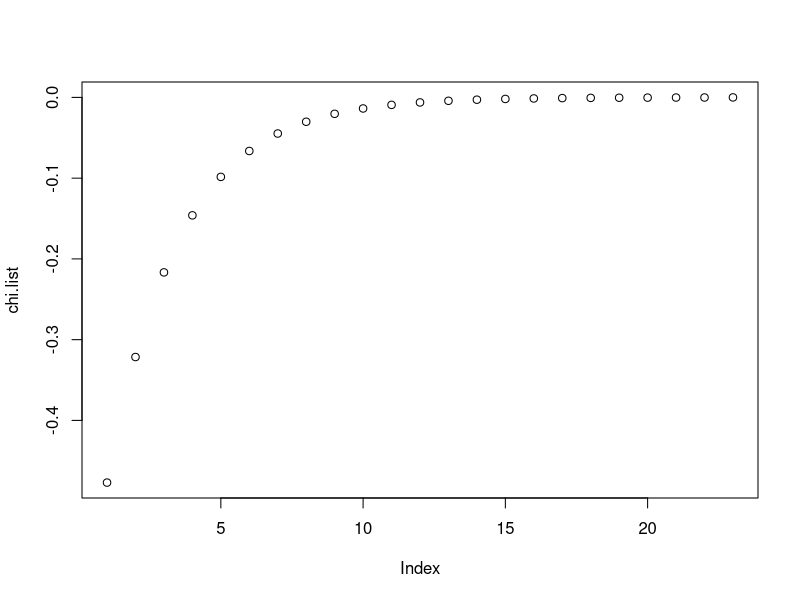

This chart was generated by the following R code:
###########################################################################
# Pricing European Put Options Through Simulating Levy Processes 
# Pseudocode implemented from Professor Liming Feng's Paper (pg. 08)
#
# Created by Joseph Loss on 1/01/2019
# Additional Recognition: Yuchen Duan (UIUC MSFE) and Daniel Liberman (UIC Finance)
#
# Fast-Fourier-Transform Algorithm
#
###########################################################################

# Inital Parameters  -------------------------------------------------------------
# taken from Feng, Table 1 pg. 23
chi.0 = -0.477
chi.K = 0
K = 22


# List Function (for initializing variable arrays) ------------------------
seqlist<-function(a, b, n)  {
  list1 <- rep(0, n)
  list1[1] = a
  list1[n] = b
  for (i in 2:(n-1)) {
    list1[i] = (list1[n] - list1[i-1])*.326 + list1[i-1]
  }
  return(list1)
}


# Initialize Variable Arrays ----------------------------------------------
chi.list = seqlist(chi.0, chi.K, K+1)
Fhat.list = seq(0, 1, by=(1)/K)
eta = (Fhat.list[K+1] - Fhat.list[1]) / K
Fhat.list

# Brute-Force-Search function: chi ------------------------------------
# input = -0.1
brute_force_search.chi <- function(input) {
  stock_prices.list = 0
  for (variable in chi.list) {
    if(variable > input)  {
      return(stock_prices.list)
    }
    stock_prices.list = stock_prices.list+1
  }
}

# Brute-Force-Search function: Fhat ------------------------------------
brute_force_search.Fhat <- function(input)  {
  stock_prices.list = 0
  for (variable in Fhat.list) {
    if(variable > input)  {
      return(stock_prices.list)
    }
    stock_prices.list = stock_prices.list+1
  }
}

# Fhat Distribution Function ----------------------------------------------
# piecewise function for Fhat(x) taken from Feng, pg. 8 (Equation 3.12)
Fhat.distribution <- function(input) 
{
  stock_prices.list = 0
  if(input < chi.list[1])                     # x < x0 
  {                  
    stock_prices.list = 0
    return(stock_prices.list)
  } 
  else if(input >= chi.list[K+1])             # x > 0 xK  
  {        
    stock_prices.list = 1
    return(stock_prices.list)
  } 
  else                                        # (xk-1) <= chi
  {
    xk_1 =  brute_force_search.chi(input)     # xk = bs(input); 
    
    # Fhat[k-1] location:
    stock_prices.list = Fhat.list[xk_1] + (Fhat.list[xk_1+1] - Fhat.list[xk_1])/eta * (input-chi.list[xk_1])  
  }
  return(stock_prices.list)
}

# Inverse Transform Function ------------------------------------------------
# Approximation to F-1(U) using brute-force search
inverse_transform_method <- function()
{
  U = runif(1,0,1)
  xk_1 = brute_force_search.Fhat(U)   
  if(xk_1 < (K-1))              # function returns K-1
  {                       
    return(chi.list[xk_1+1] + (chi.list[xk_1+2] - chi.list[xk_1+1]) / (Fhat.list[xk_1+2] - Fhat.list[xk_1+1])*(U-Fhat.list[xk_1+1]))
  } 
  else
  {
    return(0)
  }
}


# Inverse Transform Method: Parameters -------------------------------
# taken from Feng, Section 6.1 pg. 22
Xt = inverse_transform_method()
s0 = 100;
strike = 100;
T = 0.5;
r = 0.03;

no_of_simulations = 256*10^3     # change number of MC iteriations here

# initialize price lists
stock_prices.list <- rep(0, no_of_simulations)
put_prices.list <- rep(0, no_of_simulations)


# Inverse Transform Method 1 -----------------------------------------------
# Calculate V using Section 5.4 of Feng's Paper (pg.19) 
V <- rep(0, no_of_simulations)
for (j in 1:no_of_simulations) 
{
  V[j] = s0 * exp(-r*T) * max(0, strike/s0 - exp(inverse_transform_method()))
}

# Method 1 Result
put.prc.fft1 <- sum(V) / no_of_simulations

# plot the cdf
plot(chi.list)

# END  --------------------------------------------------------------------


# OPTIONAL: Inverse Transform Method 2 ----------------------------------------------
# uses default calculation for option price: V = e^(-r*T) * max(0, K - St)
for (j in 1:no_of_simulations) 
{
  Xt = inverse_transform_method()
  stock_prices.list[j] = s0 * exp(Xt)
  put_prices.list[j] = exp(-r * T) * max(0, strike - stock_prices.list[j])
  
}

# Method 2 Result
sum(stock_prices.list) / no_of_simulations
put.prc.fft2 <- sum(put_prices.list) / no_of_simulations


# Output both methods to table:
# note both methods should output very similar results:
values.table <- cbind(put.prc.fft1,put.prc.fft2)
values.table

